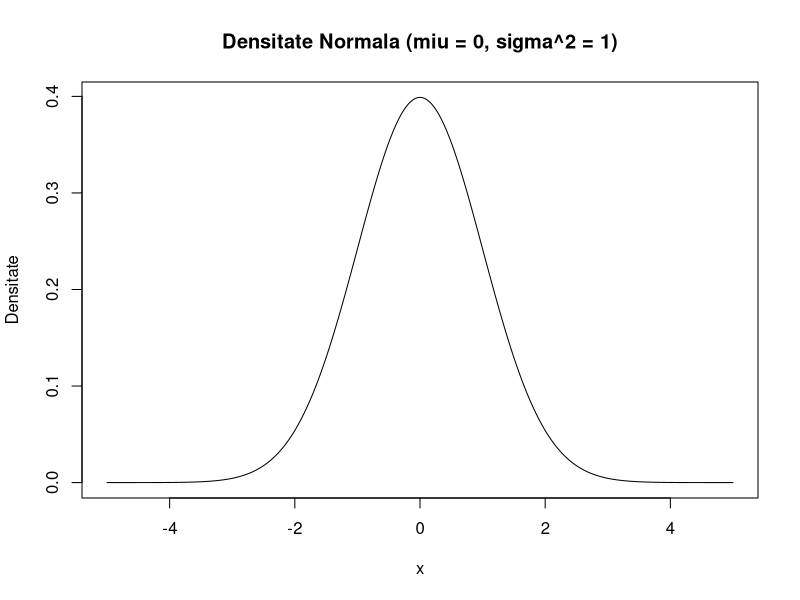

The R script that drew this image:
N <- function(miu, sigma) 
{
  x <- seq(-5, 5, length.out = 1000)
  densitate <- dnorm(x, mean = miu, sd = sigma)
  
  plot(x, densitate, type = "l", xlab = "x", ylab = "Densitate",
       main = paste0("Densitate Normala (miu = ", miu, ", sigma^2 = ", sigma^2, ")"))
}
N(0, 1)
